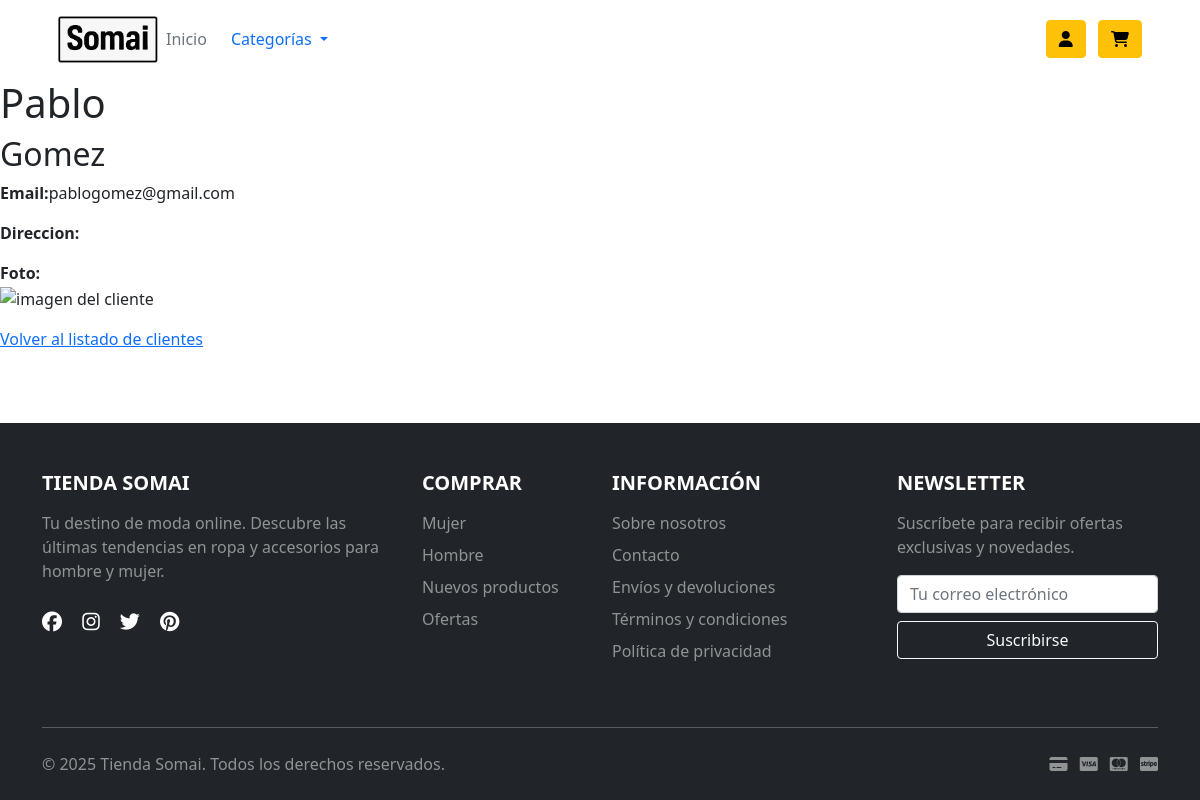
Page /clientes/3/ on the committed database.
### tiendaApp/models.py (models this page shows)
class Cliente(models.Model):
    nombre = models.CharField(max_length=100)
    apellido = models.CharField(max_length=100)
    email = models.CharField(max_length=100, unique=True)
    password = models.CharField(max_length=100, blank=True, null=True)
    class Meta: #Para visualizar el nombre en singular y plural del modelo en ADMIN
        verbose_name = "Cliente"
        verbose_name_plural = "Clientes"
    def __str__(self):
        return self.nombre

### tiendaApp/views.py (the view)
# urls.py: path('clientes/<int:pk>/', views.ClienteDetailView.as_view(), name='detalles_cliente'),
class ClienteDetailView(DetailView):
    model = Cliente
    context_object_name = "cliente"
    template_name = "clientes/detalles_cliente.html"

### tiendaApp/auth_utils.py (called while the page is built)
def obtener_cliente_por_token(request):
    token = request.session.get('auth_token')
    if token:
        return validar_token(token)
    return None

### tiendaApp/carrito.py (called while the page is built, shortened)
    def __len__(self):
        return sum(item['cantidad'] for item in self.carrito.values())

    def get_total_precio(self):
        total = Decimal('0')
        return total

### tiendaApp/context_processor.py (called while the page is built)
def categorias_processor(request):
    categorias = Categoria.objects.all()
    return {
        "categorias": categorias
    }

def carrito_processor(request):
    carrito = Carrito(request)
    return {
        'carrito_total_items': len(carrito),
        'carrito_precio_total': carrito.get_total_precio()
    }

def cliente_logueado(request):
    cliente = obtener_cliente_por_token(request)
    if not cliente:
        request.session.pop('auth_token', None)
        request.session.pop('cliente_id', None)
    return {"cliente": cliente}

### tiendaApp/templates/clientes/detalles_cliente.html
{% extends 'base.html'%}
{%block content %}
<h1> {{cliente}} </h1>
<h2>{{cliente.apellido}}</h2>
<p> <strong>Email:</strong>{{cliente.email}}</p>
    <p><strong>Direccion:</strong>{{cliente.direccion}}</p>
    <p> <strong> Foto:</strong> <br><img src="{{cliente.foto}}" alt="imagen del cliente" width="300px"></p>
<a href="{% url 'lista_clientes' %}">Volver al listado de clientes</a>
{%endblock%}

### tiendaApp/templates/base.html (style rules this page uses)
html, body { height: 100%; margin: 0; }
body { display: flex; flex-direction: column; }

### rows in the picture
Cliente: nombre "Pablo", apellido "Gomez", email "pablogomez@gmail.com"
